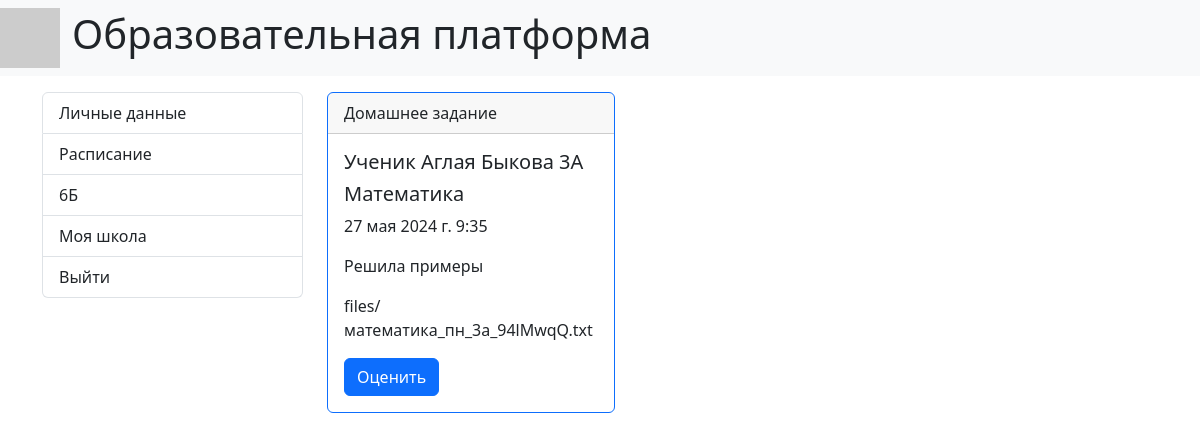
/homeworks/2/, run on the app's committed database.
### core/models.py (models this page shows, shortened)
class Group(models.Model):
    name = models.CharField('Класс', max_length=10)
    teacher = models.ForeignKey('Teacher', on_delete=models.CASCADE, null=True)
    school = models.ForeignKey('School', on_delete=models.CASCADE, null=True)
    class Meta:
        verbose_name = 'Класс'
        verbose_name_plural = 'Класс'

class Homework(models.Model):
    description = models.TextField('Описание', blank=True)
    date = models.DateTimeField('Дата выдачи')
    file = models.FileField('Файл', blank=True, null=True, upload_to='files', default=None)
    mark = models.ForeignKey('Mark', on_delete=models.CASCADE, null=True, default='выдано')
    student = models.ForeignKey('Student', on_delete=models.CASCADE, null=True, default=None)
    lesson = models.ForeignKey('Lesson', on_delete=models.CASCADE, null=True, default=None)
    class Meta:
        verbose_name = 'Домашнее задание'
        verbose_name_plural = 'Домашнее задание'

class Student(models.Model):
    surname = models.CharField('Фамилия', max_length=250)
    name = models.CharField('Имя', max_length=250)
    lastname = models.CharField('Отчество', max_length=250, null=True)
    phone = models.CharField('Номер телефона', max_length=50, default='phone')
    email = models.CharField('Электронная почта', max_length=50, default='email')
    login = models.CharField('Логин', max_length=150, default='login')
    password = models.CharField('Пароль', max_length=150, default='password')
    group = models.ForeignKey('Group', on_delete=models.CASCADE, null=True)
    class Meta:
        verbose_name = 'Ученик'
        verbose_name_plural = 'Ученик'
    def __str__(self) -> str:
        return f'Ученик {self.name} {self.surname} {self.group.name}'

class Lesson(models.Model):
    name = models.CharField('Урок', max_length=100, default='Урок')
    date = models.DateTimeField('Время')
    description = models.TextField('Описание', blank=True)
    file = models.FileField('Файл', null=True, upload_to='files', default=None)
    subject = models.ForeignKey('Subject', on_delete=models.CASCADE, null=True)
    class Meta:
        verbose_name = 'Урок'
        verbose_name_plural = 'Урок'

class Subject(models.Model):
    name = models.CharField('Предмет', max_length=100)
    class Meta:
        verbose_name = 'Предмет'
        verbose_name_plural = 'Предмет'

### core/views.py (the view)
# urls.py: path('homeworks/<int:pk>/', views.HomeworkList.as_view(), name='homeworks'),
class HomeworkList(ListView):
    model = models.Lesson
    template_name = 'core/homeworks.html'
    def get_context_data(self, **kwargs):
        context = super().get_context_data(**kwargs)
        lesson = models.Lesson.objects.get(pk=self.kwargs['pk'])
        schedule = models.Schedule.objects.get(lesson=lesson.pk)
        teacher = models.Teacher.objects.get(pk=schedule.teacher.pk)
        groups = models.Group.objects.filter(teacher=teacher.pk)
        homeworks = models.Homework.objects.filter(lesson=lesson.pk)
        context['lesson'] = lesson
        context['homeworks'] = homeworks
        context['groups'] = groups
        context['teacher'] = teacher
        return context

### core/templates/core/homeworks.html (shortened to what this page needs)
{% extends 'base.html' %}
{% block sidebar %}
{% if teacher %}
{% include 'inc/_teacher_sidebar.html' %}
{% elif student %}
{% include 'inc/_student_sidebar.html' %}
{% endif %}
{% endblock %}
{% block content %}
<div class="col-md-9">
    <div class="row row-cols-1 row-cols-md-2 п-4">
        {% for homework in homeworks %}
        <div class="col">
            <div class="card border-primary mb-3" style="max-width: 18rem;">
                <div class="card-header"> Домашнее задание</div>
                <div class="card-body">
                    <h5 class="card-title"> {{ homework.student }} </h5>
                    <h5 class="card-title"> {{ lesson.subject.name }} </h5>
                    <p class="card-text"> {{ lesson.date }} </p>
                    <p class="card-text"> {{ homework.description }} </p>
                    <p class="card-text"> {{ homework.file }} </p>
                    {% if teacher %}
                    <p class="card-text">
                        <a href="{% url 'homeworks' lesson.pk %}" class="btn btn-primary"> Оценить </a>
                    </p>
                    {% elif student %}
                    <p class="card-text"> Оценка: {{ homework.mark.mark }} </p>
                    {% endif %}
                </div>
            </div>
        </div>
        {% endfor %}
    </div>
</div>
{% endblock %}

### templates/inc/_teacher_sidebar.html
<div class="col-md-3">
    <ul class="list-group">
        {% if teacher %}
        <a href="{% url 'teacher' teacher.pk %}" class="list-group-item"> Личные данные </a>
        <a href="{% url 'schedule' teacher.pk %}" class="list-group-item"> Расписание </a>
        {% for group in groups %}
            <a href="{% url 'group' group.pk %}" class="list-group-item"> {{ group.name }} </a>
        {% endfor %}
        <a href="{% url 'school' teacher.pk %}" class="list-group-item"> Моя школа </a>
        {% endif %}
        <a href="{% url 'home' %}" class="list-group-item"> Выйти </a>
    </ul>
</div>

### data on the page
Group: name "6Б"
Homework: student "Ученик Аглая Быкова 3А", description "Решила примеры", file "files/математика_пн_3а_94lMwqQ.txt"
Lesson: subject.name "Математика", date "27 мая 2024 г. 9:35"
